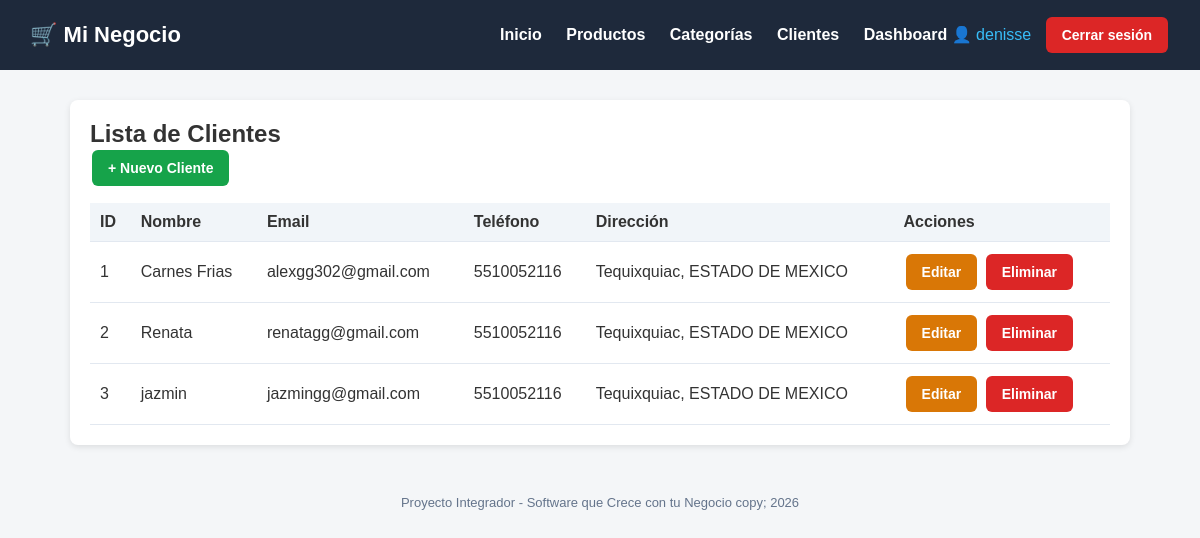
The app's page /clientes/ (signed in) with its own data.
### tienda/models.py (models this page shows, shortened)
class Cliente(models.Model):
    nombre = models.CharField(max_length=200)
    email = models.EmailField()
    telefono = models.CharField(max_length=20)
    direccion = models.TextField()
    fecha_registro = models.DateTimeField(auto_now_add=True)
    class Meta:
        verbose_name = "Cliente"
        verbose_name_plural = "Clientes"

### tienda/views.py (the view)
# urls.py: path('clientes/', views.lista_clientes, name='lista_clientes'),
@login_required
def lista_clientes(request):
    clientes = Cliente.objects.all()
    return render(request, 'tienda/clientes/lista.html', {'clientes': clientes})

### tienda/templates/tienda/clientes/lista.html (shortened to what this page needs)
{% extends 'base.html' %}
{% block content %}
<div class="card">
    <h2>Lista de Clientes</h2>
    <a href="{% url 'crear_cliente' %}" class="btn btn-success">+ Nuevo Cliente</a>
    <table>
        <thead>
            <tr><th>ID</th><th>Nombre</th><th>Email</th><th>Teléfono</th><th>Dirección</th><th>Acciones</th></tr>
        </thead>
        <tbody>
            {% for cliente in clientes %}
            <tr>
                <td>{{ cliente.id }}</td>
                <td>{{ cliente.nombre }}</td>
                <td>{{ cliente.email }}</td>
                <td>{{ cliente.telefono }}</td>
                <td>{{ cliente.direccion }}</td>
                <td>
                    <a href="{% url 'editar_cliente' cliente.pk %}" class="btn btn-warning">Editar</a>
                    <a href="{% url 'eliminar_cliente' cliente.pk %}" class="btn btn-danger">Eliminar</a>
                </td>
            </tr>
            {% empty %}
            <tr><td colspan="6">No hay clientes registrados.</td></tr>
            {% endfor %}
        </tbody>
    </table>
</div>
{% endblock %}

### negocio/templates/base.html (shortened to what this page needs)
<!DOCTYPE html>
<html lang="es">
<head>
</head>
<body>
    <header>
        <h1>🛒 Mi Negocio</h1>
        <nav>
            <nav>
            <a href="{% url 'inicio' %}">Inicio</a>
            <a href="{% url 'lista_productos' %}">Productos</a>
            <a href="{% url 'lista_categorias' %}">Categorías</a>
            <a href="{% url 'lista_clientes' %}">Clientes</a>
            {% if user.is_authenticated %}
                <a href="{% url 'dashboard' %}">Dashboard</a>
                <span style="color:#38bdf8;">👤 {{ user.username }}</span>
                <form action="{% url 'logout' %}" method="post" style="display:inline;">
                    <button type="submit" class="btn btn-danger" style="margin-left:10px;">Cerrar sesión</button>
                </form>
            {% else %}
                <a href="{% url 'login' %}">Iniciar sesión</a>
            {% endif %}
        </nav>
    </header>
    <div class="container">
        {% block content %}{% endblock %}
    </div>
    <footer>
        Proyecto Integrador - Software que Crece con tu Negocio copy; {% now "Y" %}
    </footer>
</body>
</html>

### negocio/templates/base.html (style rules this page uses)
* { margin: 0; padding: 0; box-sizing: border-box; }
body { font-family: Arial, sans-serif; background: #f4f6f8; color: #333; }
header { background: #1e293b; color: #fff; padding: 15px 30px; display: flex; justify-content: space-between; align-items: center; }
header h1 { font-size: 22px; }
header nav a { color: #fff; text-decoration: none; margin-left: 20px; font-weight: bold; }
.container { max-width: 1100px; margin: 30px auto; padding: 0 20px; }
.card { background: #fff; border-radius: 8px; padding: 20px; box-shadow: 0 2px 6px rgba(0,0,0,0.1); margin-bottom: 20px; }
.btn { display: inline-block; padding: 10px 16px; border-radius: 6px; text-decoration: none; color: #fff; font-weight: bold; border: none; cursor: pointer; font-size: 14px; margin: 2px; }
.btn-success { background: #16a34a; }
.btn-danger { background: #dc2626; }
.btn-warning { background: #d97706; }
table { width: 100%; border-collapse: collapse; margin-top: 15px; }
th, td { padding: 10px; text-align: left; border-bottom: 1px solid #e2e8f0; }
th { background: #f1f5f9; }
footer { text-align: center; padding: 20px; color: #64748b; font-size: 13px; }

### records on screen
Cliente: id "1", nombre "Carnes Frias", email "alexgg302@gmail.com", telefono "5510052116", direccion "Tequixquiac, ESTADO DE MEXICO"
Cliente: id "2", nombre "Renata", email "renatagg@gmail.com", telefono "5510052116", direccion "Tequixquiac, ESTADO DE MEXICO"
Cliente: id "3", nombre "jazmin", email "jazmingg@gmail.com", telefono "5510052116", direccion "Tequixquiac, ESTADO DE MEXICO"

### other values on screen
{{ user.username }} "denisse"
